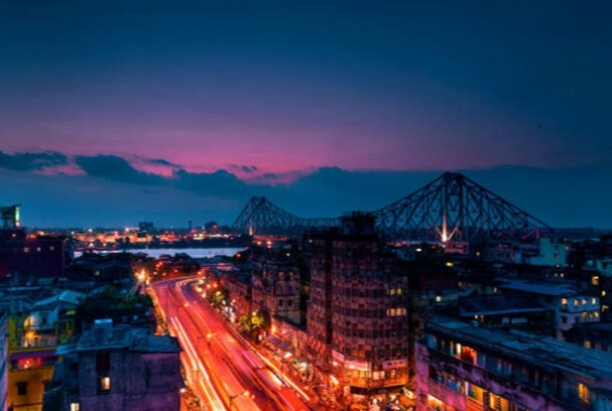
#> input picture image1.jpg, 612 x 411 px
$ python two_img_avg.py
#> lines starting #> are read from the running program, lines starting #| are printed output that depends on the picture
import cv2 as c
import numpy as np

img1 = c.imread('image1.jpg', 0)
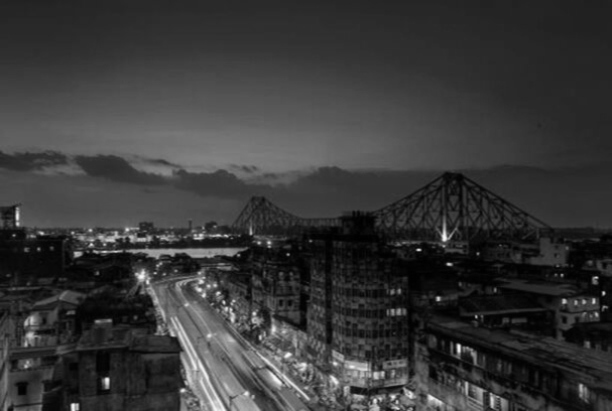
#> img1: shape (411, 612); min 0, max 248, mean 56.3
img2 = c.imread('maya.png', 0)
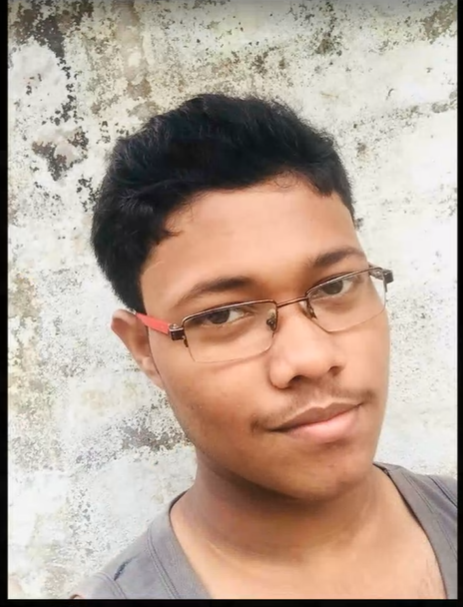
#> input picture maya.png, 463 x 607 px
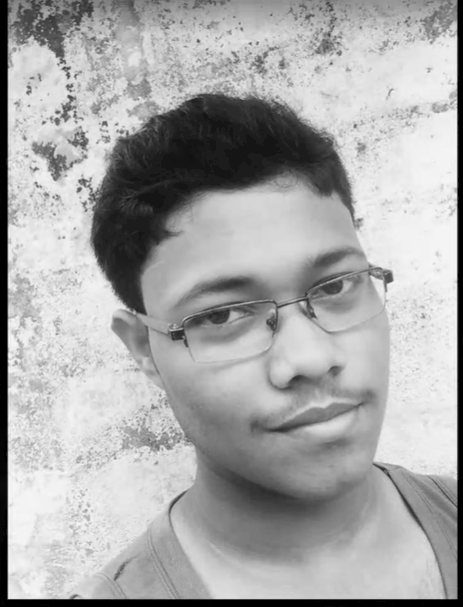
#> img2: shape (607, 463); min 0, max 249, mean 168.4

c.imshow('image1', img1)

print(img1.shape)
#| (411, 612)
print(img2.shape)
#| (607, 463)

c.imshow('image', img2)


h1, w1 = img1.shape[:2]
#> h1 = 411; w1 = 612
img2 = c.resize(img2, (w1, h1))
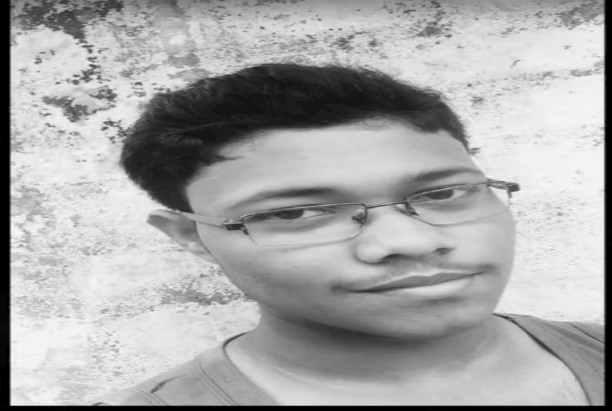
#> img2: shape (411, 612); min 0, max 248, mean 168.3
print(img2.shape)
#| (411, 612)
h2, w2 = img2.shape[:2]
#> h2 = 411; w2 = 612

# if (h1 == h2 and w1 == w2):
img_avg = np.zeros([h1, w1], int)
img_avg = (img1+img2)/2
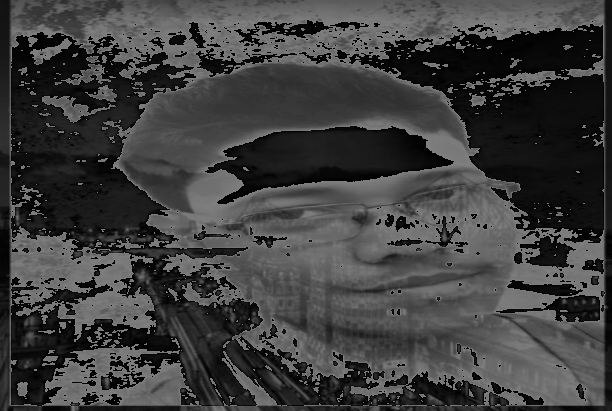
#> img_avg: shape (411, 612) float64; min 0, max 127.5, mean 62.5
c.imshow('average image', img_avg)
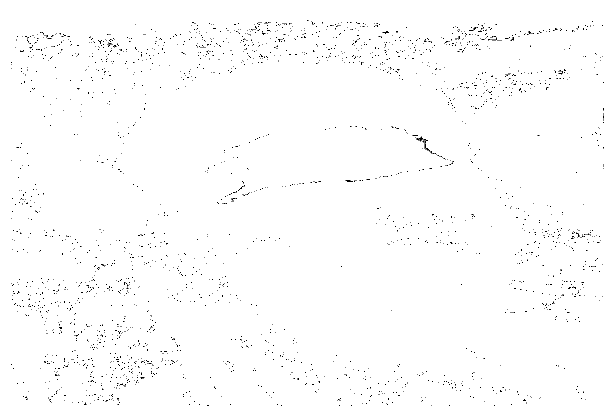
#> window 'average image': shape (411, 612); min 0, max 255, mean 252.4
c.waitKey(0)
# else:
#     print('average not possible')
